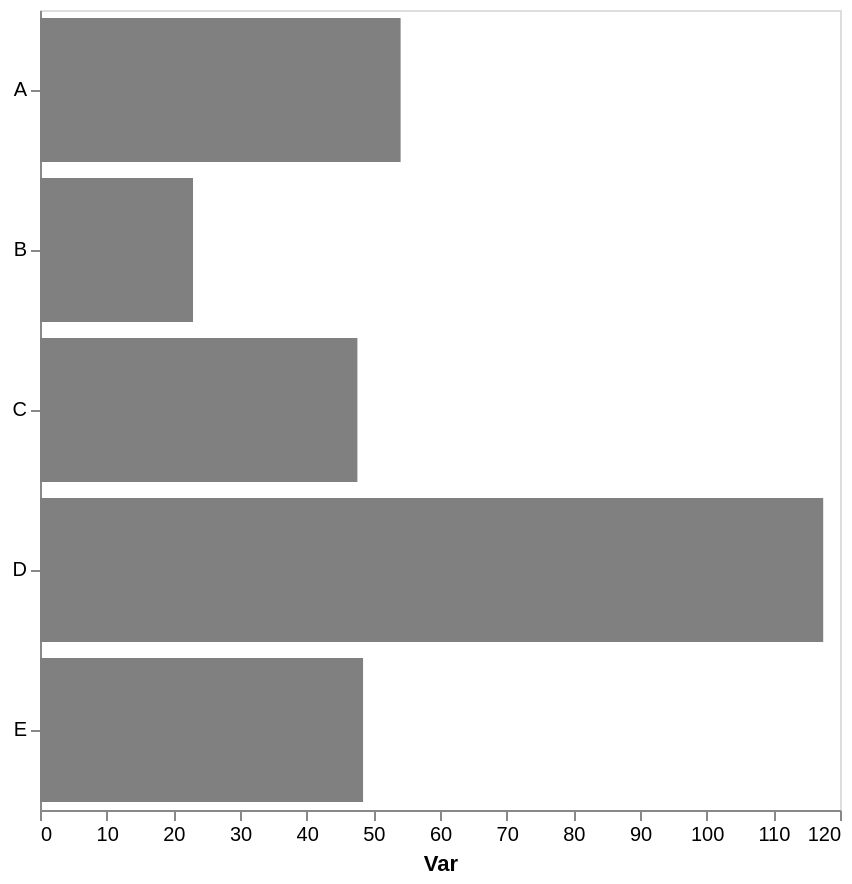

The specification (Vega-Lite) saved for this image:
### Vega-Lite specification from a JSON file in a GitHub repository (floating-point values rounded to 4 significant figures)
{"config": {"view": {"continuousWidth": 300, "continuousHeight": 300}, "axis": {"grid": false}, "bar": {"color": "gray"}}, "data": {"name": "data-ea403eece41e7ebde394f614d8582606"}, "mark": {"type": "bar"}, "encoding": {"x": {"aggregate": "mean", "axis": {"title": "Var"}, "field": "var1", "type": "quantitative"}, "y": {"axis": {"title": null}, "field": "cat", "type": "nominal"}}, "height": 400, "width": 400, "$schema": "https://vega.github.io/schema/vega-lite/v5.17.0.json", "datasets": {"data-ea403eece41e7ebde394f614d8582606": [{"cat": "E", "var1": 46.02, "var2": 50.11}, {"cat": "D", "var1": 117.5, "var2": 55.65}, {"cat": "E", "var1": 56.68, "var2": 43.03}, {"cat": "C", "var1": 38.92, "var2": 39.45}, {"cat": "E", "var1": 46.83, "var2": 41.47}, {"cat": "B", "var1": 20.48, "var2": 58.92}, {"cat": "E", "var1": 56.15, "var2": 64.11}, {"cat": "E", "var1": 36.61, "var2": 51.99}, {"cat": "B", "var1": 25.42, "var2": 57.46}, {"cat": "A", "var1": 43.44, "var2": 31.89}, {"cat": "A", "var1": 64.74, "var2": 44.92}, {"cat": "C", "var1": 56.3, "var2": 33.03}]}}
